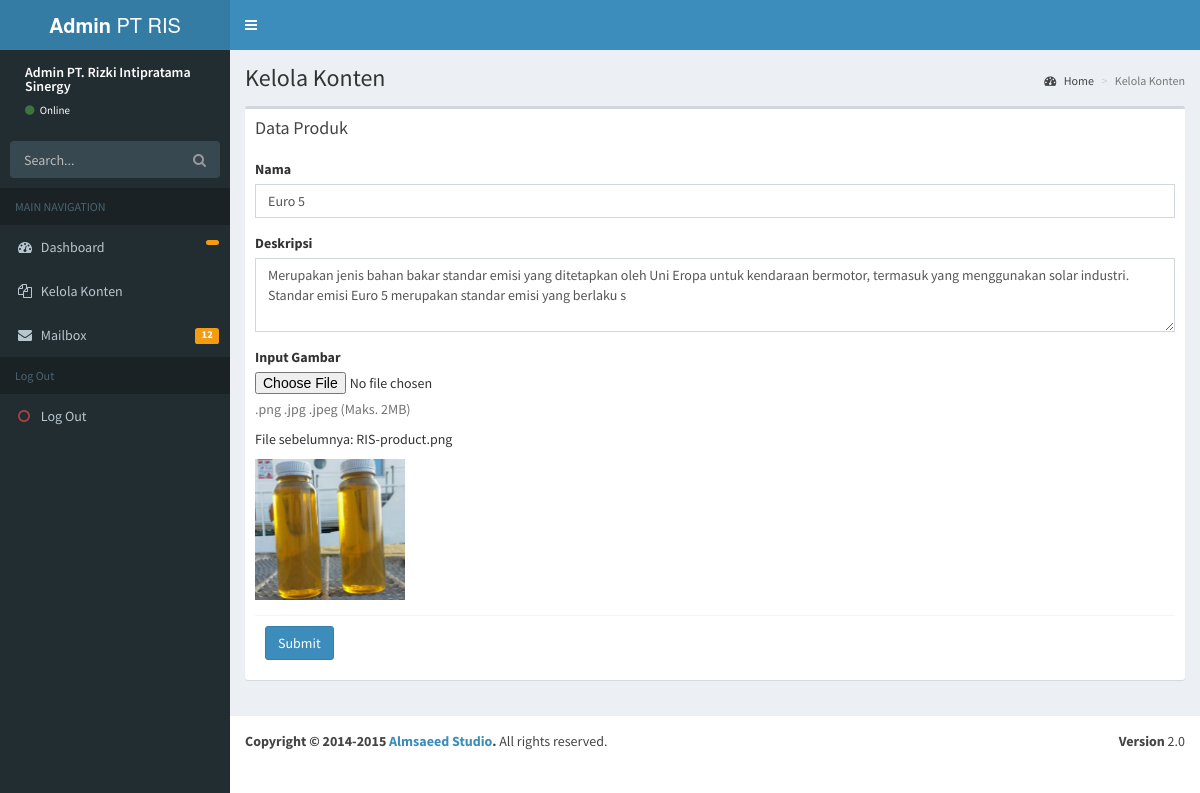
The app's page /admin/controllers/produk-edit.php?id=6 (signed in), older data.
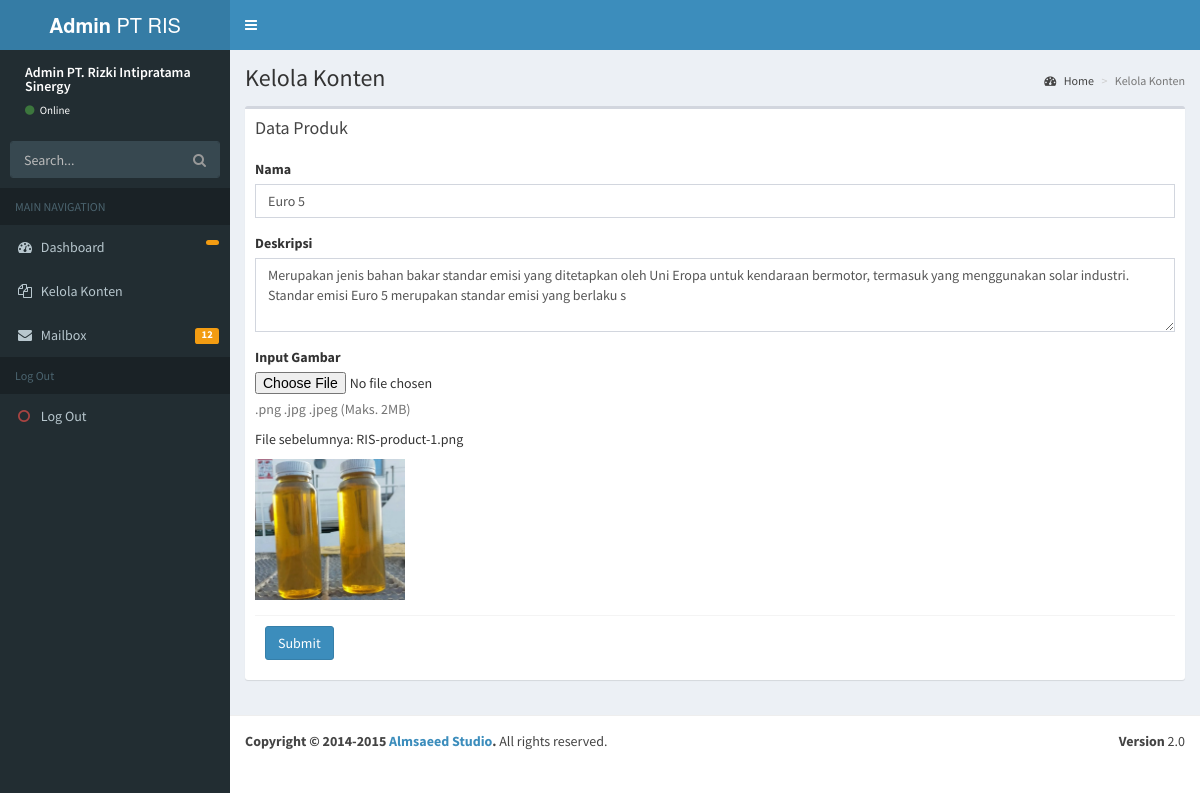
The same page, newer data.
### tables this page shows
CREATE TABLE `produk` (
  `id` int NOT NULL AUTO_INCREMENT,
  `namaProduk` varchar(100) NOT NULL,
  `deskripsi` varchar(200) NOT NULL,
  `tipe` varchar(255) DEFAULT NULL,
  `ukuran` int DEFAULT NULL,
  `namaGambar` varchar(255) DEFAULT NULL,
  PRIMARY KEY (`id`)
);

### admin/controllers/produk-edit.php (the view, shortened to what this page needs)
<?php
include '../../config/database.php';
?>
<!DOCTYPE html>
<html>
    <?php include '../component/head.php'; ?>
    <body class="skin-blue">
        <div class="wrapper">
        <?php include '../component/header.php'; ?>
        <?php include '../component/side-bar.php'; ?>
        <div class="content-wrapper">
            <section class="content-header">
            <h1>
                Kelola Konten
            </h1>
            <ol class="breadcrumb">
                <li><a href="#"><i class="fa fa-dashboard"></i> Home</a></li>
                <li class="active">Kelola Konten</li>
            </ol>
            </section>
            <section class="content">
                <div class="row">
                    <div class="col-xs-12">
                        <div class="box">
                            <div class="box-header">
                                <h3 class="box-title">Data Produk</h3>
                            </div>
                            <div class="box-body">
                            <form role="form" action="produk-edit-validasi.php" method="post" enctype="multipart/form-data">
                                <?php
                                try {
                                    $id = $_GET['id'];
                                    $query = $db->prepare("SELECT * FROM produk WHERE id = :id");
                                    $query->bindParam(':id', $id, PDO::PARAM_INT);
                                    $query->execute();
                                    if ($query->rowCount() > 0) {
                                        $row = $query->fetch(PDO::FETCH_ASSOC);
                                ?>
                                <div class="form-group">
                                    <label for="nama">Nama</label>
                                    <input type="text" name="nama" class="form-control" placeholder="Masukkan Nama Produk" value="<?php echo htmlspecialchars($row['namaProduk']); ?>" required/>
                                </div>
                                <div class="form-group">
                                    <label for="deskripsi">Deskripsi</label>
                                    <textarea name="deskripsi" class="form-control" rows="3" placeholder="Masukkan Deskripsi Produk" required><?php echo htmlspecialchars($row['deskripsi']); ?></textarea>
                                </div>
                                <div class="form-group">
                                    <label for="gambar">Input Gambar</label>
                                    <input type="file" id="gambar" name="gambar" accept="image/*" required>
                                    <p class="help-block">.png .jpg .jpeg (Maks. 2MB)</p>
                                    <p>File sebelumnya: <?php echo htmlspecialchars($row['namaGambar']); ?></p>
                                    <img src="../../images/<?php echo htmlspecialchars($row['namaGambar']); ?>" alt="Gambar Produk" width="150">
                                </div>
                                <?php
                                    } else {
                                        echo "<p>Data produk tidak ditemukan.</p>";
                                    }
                                } catch (PDOException $e) {
                                    echo "<p>Error: " . $e->getMessage() . "</p>";
                                }
                                ?>
                                <div class="box-footer">
                                    <button type="submit" name="submit" class="btn btn-primary">Submit</button>
                                </div>
                            </form>
                            </div>
                        </div>
                    </div>
                </div>
            </section>
        </div>
        <?php include '../component/footer.php'; ?>
        </div>
    </body>
</html>

Row changes from the older to the newer data that the page shows:
changed produk "Euro 5": namaGambar "RIS-product.png" → "RIS-product-1.png"
